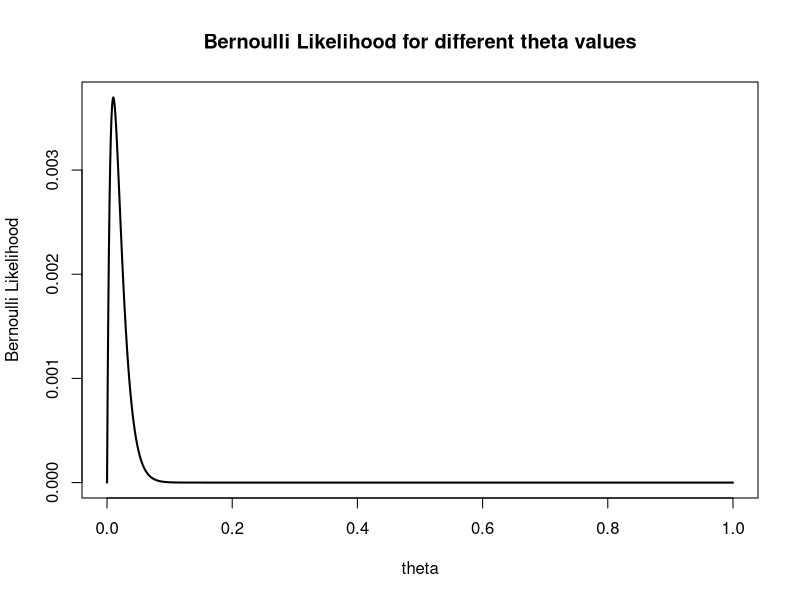
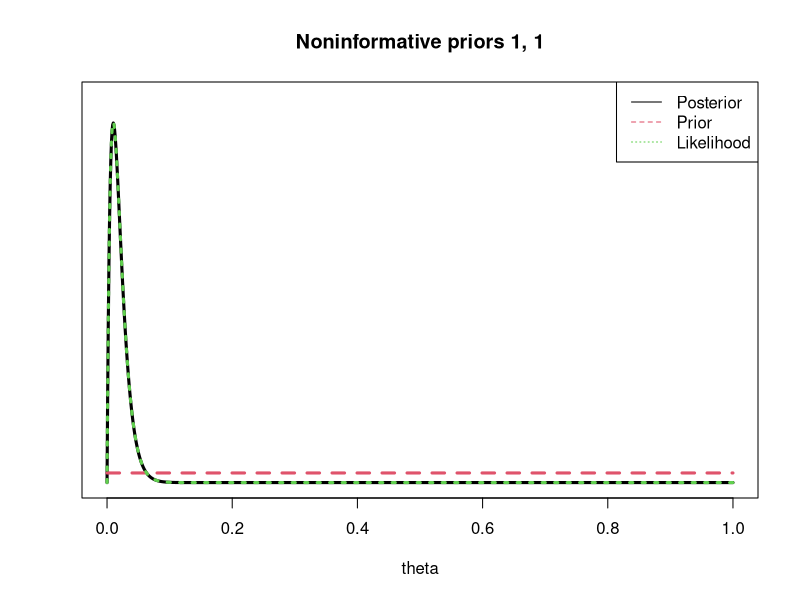
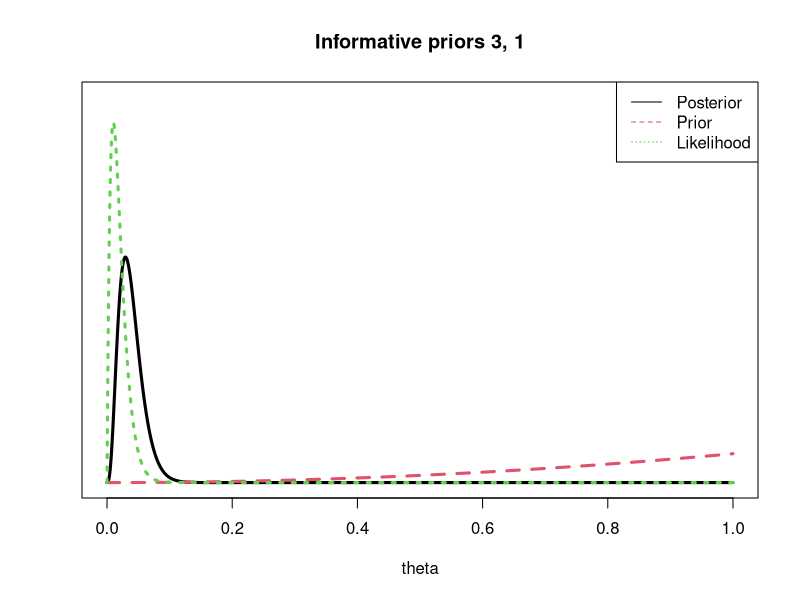

Write R code to recreate these figures, in order.
## ---- chunk 1
# set seed for reproducibility
set.seed(123)
obs.data <- rbinom(n = 100, size = 1, prob = 0.01) # observed data

### Bernoulli LH Function ###
# Input: obs.data, theta
# Output: bernoulli likelihood
Bernoulli_Likelihood <- function(obs, thetas) {
  N <- length(obs)
  x <- sum(obs)
  likelihood <- (thetas^x) * (1-thetas)^(N-x)
  return(likelihood)
}

### Plot LH for a grid of theta values ###
# Create the grid #
theta_seq <- seq(0,1,length=1000)
# Store the LH values
Likelihood_seq <- Bernoulli_Likelihood(obs.data, theta_seq)
# Create the Plot
plot(theta_seq, Likelihood_seq,
     type='l', lwd=2, # line
     main='Bernoulli Likelihood for different theta values',
     xlab='theta',
     ylab='Bernoulli Likelihood')

## ---- chunk 2
prior_to_posterior <- function(obs, a_prior, b_prior) {
  N <- length(obs)
  x <- sum(obs)
  a_posterior <- a_prior + x
  b_posterior <- b_prior + N - x
  return(c(a_posterior, b_posterior))
}

# non-informative prior 1, 1
prior_to_posterior(obs.data, 1, 1)
# informative prior 3, 1
prior_to_posterior(obs.data, 3, 1)

## ---- chunk 3
# plot posterior distribution together with prior and likelihood
plot_distributions <- function(title, obs, thetas, a_prior, b_prior) {
  posteriors <- prior_to_posterior(obs, a_prior, b_prior)
  # plot posterior
  plot(thetas,
       dbeta(thetas, shape1=posteriors[1], shape2=posteriors[2]),
       main=title,
       type='l', lwd=3,
       ylab='',
       xlab='theta',
       yaxt='n',
       ylim = c(0,40))
  # add plot prior
  lines(thetas, dbeta(thetas, shape1=a_prior, shape2=b_prior), 
        col=2, lty=2, lwd=3)
  # add plot likelihood
  LH <- Bernoulli_Likelihood(obs, thetas)
  lines(thetas, 1000*LH/sum(LH), 
        col=3, lty=3, lwd=3) # normalize
  legend("topright", legend=c("Posterior", "Prior", "Likelihood"),
         lty=c(1,2,3), col=c(1,2,3))
}


plot_distributions('Noninformative priors 1, 1',
                   obs.data, theta_seq, 1, 1)
plot_distributions('Informative priors 3, 1',
                   obs.data, theta_seq, 3, 1)
